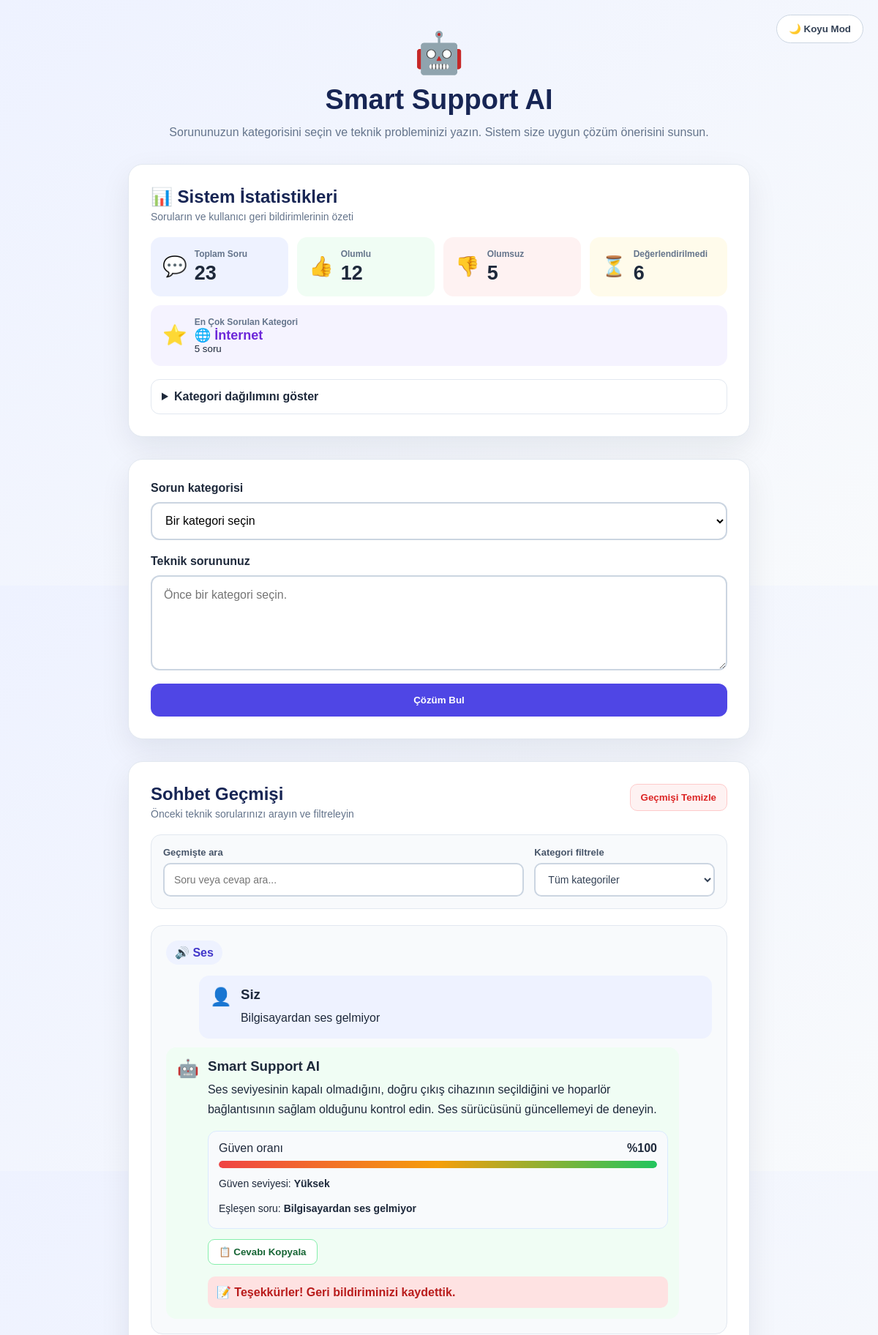
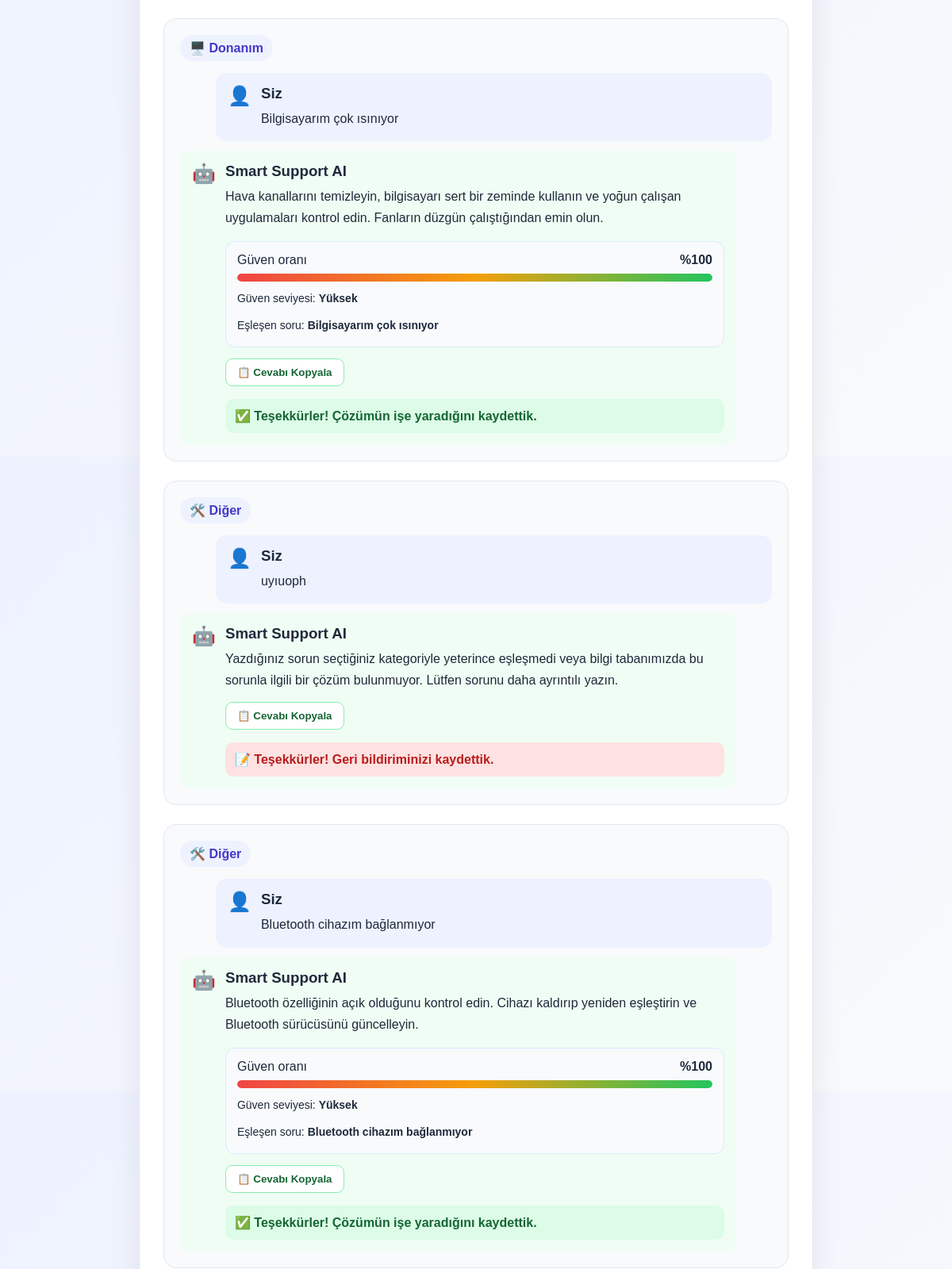
The page / (upper part) on the database its author committed (2 pictures, top to bottom).
### tables this page shows
CREATE TABLE chats (
                id TEXT PRIMARY KEY,
                question TEXT NOT NULL,
                answer TEXT NOT NULL,
                category TEXT NOT NULL,
                category_name TEXT NOT NULL,
                feedback TEXT,
                created_at TIMESTAMP DEFAULT CURRENT_TIMESTAMP
            , confidence_score INTEGER DEFAULT 0, confidence_level TEXT, matched_question TEXT, suggestion TEXT, match_type TEXT);

### backend/app.py (the view, shortened to what this page needs)
@app.route(
    "/",
    methods=[
        "GET",
        "POST"
    ]
)
def home():
    chat_history = prepare_chat_history(
        get_all_chats()
    )
    category_questions = {
        category_key: get_questions_by_category(
            category_key
        )
        for category_key in CATEGORIES
    }
    statistics = calculate_statistics(
        chat_history
    )
    return render_template(
        "index.html",
        chat_history=chat_history,
        categories=CATEGORIES,
        category_questions=category_questions,
        statistics=statistics
    )

### frontend/templates/index.html (shortened to what this page needs)
<!DOCTYPE html>
<html lang="tr">
<head>
    <link
        rel="stylesheet"
        href="{{ url_for('static', filename='style.css') }}"
    >
</head>
<body>
    <button
        type="button"
        id="theme-button"
        class="theme-button"
        aria-label="Açık veya koyu temaya geç"
    >
    </button>
    <main class="container">
        <section class="header">
            <div class="logo">
                🤖
            </div>
            <h1>
                Smart Support AI
            </h1>
            <p>
                Sorununuzun kategorisini seçin ve teknik probleminizi yazın.
                Sistem size uygun çözüm önerisini sunsun.
            </p>
        </section>
        <section class="statistics-section">
            <div class="statistics-header">
                <h2>
                    📊 Sistem İstatistikleri
                </h2>
                <p>
                    Soruların ve kullanıcı geri bildirimlerinin özeti
                </p>
            </div>
            <div class="statistics-grid">
                <article class="stat-card">
                    <div class="stat-icon">
                        💬
                    </div>
                    <div class="stat-content">
                        <span class="stat-title">
                            Toplam Soru
                        </span>
                        <strong class="stat-number">
                            {{ statistics.total_questions }}
                        </strong>
                    </div>
                </article>
                <article class="stat-card positive-stat">
                    <div class="stat-icon">
                        👍
                    </div>
                    <div class="stat-content">
                        <span class="stat-title">
                            Olumlu
                        </span>
                        <strong class="stat-number">
                            {{ statistics.positive_feedback }}
                        </strong>
                    </div>
                </article>
                <article class="stat-card negative-stat">
                    <div class="stat-icon">
                        👎
                    </div>
                    <div class="stat-content">
                        <span class="stat-title">
                            Olumsuz
                        </span>
                        <strong class="stat-number">
                            {{ statistics.negative_feedback }}
                        </strong>
                    </div>
                </article>
                <article class="stat-card waiting-stat">
                    <div class="stat-icon">
                        ⏳
                    </div>
                    <div class="stat-content">
                        <span class="stat-title">
                            Değerlendirilmedi
                        </span>
                        <strong class="stat-number">
                            {{ statistics.unanswered_feedback }}
                        </strong>
                    </div>
                </article>
                <article class="stat-card popular-stat">
                    <div class="stat-icon">
                        ⭐
                    </div>
                    <div class="stat-content">
                        <span class="stat-title">
                            En Çok Sorulan Kategori
                        </span>
                        <strong class="popular-category">
                            {{ statistics.most_used_category_name }}
                        </strong>
                        <small>
                            {{ statistics.most_used_category_count }} soru
                        </small>
                    </div>
                </article>
            </div>
            <details class="category-details">
                <summary>
                    Kategori dağılımını göster
                </summary>
            </details>
        </section>
        <section class="support-card">
            <form
                method="POST"
                action="{{ url_for('home') }}"
                id="support-form"
            >
                <label for="category">
                    Sorun kategorisi
                </label>
                <select
                    id="category"
                    name="category"
                    required
                >
                    <option value="" selected disabled>
                        Bir kategori seçin
                    </option>
                </select>
                <label
                    for="question"
                    class="question-label"
                >
                    Teknik sorununuz
                </label>
                <textarea
                    id="question"
                    name="question"
                    placeholder="Önce bir kategori seçin."
                    required
                ></textarea>
                <button
                    type="submit"
                    class="solution-button"
                >
                    Çözüm Bul
                </button>
            </form>
        </section>
        {% if chat_history %}
            <section class="history-section">
                <div class="history-header">
                    <div>
                        <h2>
                            Sohbet Geçmişi
                        </h2>
                        <p>
                            Önceki teknik sorularınızı arayın ve filtreleyin
                        </p>
                    </div>
                    <form
                        method="POST"
                        action="{{ url_for('clear_history') }}"
                    >
                        <button
                            type="submit"
                            class="clear-button"
                        >
                            Geçmişi Temizle
                        </button>
                    </form>
                </div>
                <div class="history-tools">
                    <div class="history-search-group">
                        <label for="history-search">
                            Geçmişte ara
                        </label>
                        <input
                            type="search"
                            id="history-search"
                            class="history-search"
                            placeholder="Soru veya cevap ara..."
                            autocomplete="off"
                        >
                    </div>
                    <div class="history-filter-group">
                        <label for="history-category-filter">
                            Kategori filtrele
                        </label>
                        <select
                            id="history-category-filter"
                            class="history-category-filter"
                        >
                            <option value="all">
                                Tüm kategoriler
                            </option>
                        </select>
                    </div>
                </div>
                <div class="chat-list">
                    {% for chat in chat_history|reverse %}
                        <article
                            class="chat-item"
                            id="chat-{{ chat.id }}"
                            data-category="{{ chat.category }}"
                            data-search-text="{{ chat.question }} {{ chat.answer }}"
                        >
                            <div class="chat-category">
                                {{ chat.category_name }}
                            </div>
                            <div class="message user-message">
                                <div class="message-icon">
                                    👤
                                </div>
                                <div class="message-content">
                                    <h3>
                                        Siz
                                    </h3>
                                    <p>
                                        {{ chat.question }}
                                    </p>
                                </div>
                            </div>
                            <div class="message bot-message">
                                <div class="message-icon">
                                    🤖
                                </div>
                                <div class="message-content">
                                    <h3>
                                        Smart Support AI
                                    </h3>
                                    <p class="answer-text">
                                        {{ chat.answer }}
                                    </p>
                                    {% if chat.match_type == "exact" or chat.match_type == "hybrid" %}
    <div class="ai-match-info">
        <div class="confidence-row">
            <span>
                Güven oranı
            </span>
            <strong>
                %{{ chat.confidence_score }}
            </strong>
        </div>
        <div class="confidence-bar">
            <div
                class="confidence-fill"
                style="width: {{ chat.confidence_score }}%;"
            ></div>
        </div>
        <p class="confidence-level">
            Güven seviyesi:
            <strong>
                {{ chat.confidence_level }}
            </strong>
        </p>
        {% if chat.matched_question %}
            <p class="matched-question">
                Eşleşen soru:
                <strong>
                    {{ chat.matched_question }}
                </strong>
            </p>
        {% endif %}
    </div>
{% endif %}
                                    <div class="answer-actions">
                                        <button
                                            type="button"
                                            class="copy-button"
                                        >
                                            📋 Cevabı Kopyala
                                        </button>
                                        {% if not chat.feedback %}
                                            <div class="feedback-area">
                                                <span class="feedback-question">
                                                    Bu çözüm işe yaradı mı?
                                                </span>
                                                <div class="feedback-buttons">
                                                    <form
                                                        method="POST"
                                                        action="{{ url_for('save_feedback', chat_id=chat.id) }}"
                                                    >
                                                        <input
                                                            type="hidden"
                                                            name="feedback"
                                                            value="positive"
                                                        >
                                                        <button
                                                            type="submit"
                                                            class="feedback-button positive-button"
                                                        >
                                                            👍 İşe yaradı
                                                        </button>
                                                    </form>
                                                    <form
                                                        method="POST"
                                                        action="{{ url_for('save_feedback', chat_id=chat.id) }}"
                                                    >
                                                        <input
                                                            type="hidden"
                                                            name="feedback"
                                                            value="negative"
                                                        >
                                                        <button
                                                            type="submit"
                                                            class="feedback-button negative-button"
                                                        >
                                                            👎 İşe yaramadı
                                                        </button>
                                                    </form>
                                                </div>
                                            </div>
                                        {% elif chat.feedback == "positive" %}
                                            <div class="feedback-result positive-result">
                                                ✅ Teşekkürler! Çözümün işe
                                                yaradığını kaydettik.
                                            </div>
                                        {% elif chat.feedback == "negative" %}
                                            <div class="feedback-result negative-result">
                                                📝 Teşekkürler! Geri bildiriminizi
                                                kaydettik.
                                            </div>
                                        {% endif %}
                                    </div>
                                </div>
                            </div>
                        </article>
                    {% endfor %}
                </div>
            </section>
        {% endif %}
    </main>
</body>
</html>

### rows shown on the page
chats: category_name "🔊 Ses", question "Bilgisayardan ses gelmiyor", answer "Ses seviyesinin kapalı olmadığını, doğru çıkış cihazının seçildiğini ve hoparlör bağlantısının sağlam olduğunu kontrol edin. Ses sürücüsünü güncellemeyi de deneyin.", confidence_score "100", confidence_level "Yüksek", matched_question "Bilgisayardan ses gelmiyor", shows "📝 Teşekkürler! Geri bildiriminizi kaydettik."
chats: category_name "🖥️ Donanım", question "Bilgisayarım çok ısınıyor", answer "Hava kanallarını temizleyin, bilgisayarı sert bir zeminde kullanın ve yoğun çalışan uygulamaları kontrol edin. Fanların düzgün çalıştığından emin olun.", confidence_score "100", confidence_level "Yüksek", matched_question "Bilgisayarım çok ısınıyor", shows "✅ Teşekkürler! Çözümün işe yaradığını kaydettik."
chats: category_name "🛠️ Diğer", question "uyıuoph", answer "Yazdığınız sorun seçtiğiniz kategoriyle yeterince eşleşmedi veya bilgi tabanımızda bu sorunla ilgili bir çözüm bulunmuyor. Lütfen sorunu daha ayrıntılı yazın.", shows "📝 Teşekkürler! Geri bildiriminizi kaydettik."
chats: category_name "🛠️ Diğer", question "Bluetooth cihazım bağlanmıyor", answer "Bluetooth özelliğinin açık olduğunu kontrol edin. Cihazı kaldırıp yeniden eşleştirin ve Bluetooth sürücüsünü güncelleyin.", confidence_score "100", confidence_level "Yüksek", matched_question "Bluetooth cihazım bağlanmıyor", shows "✅ Teşekkürler! Çözümün işe yaradığını kaydettik."

### other values the page prints
{{ statistics.total_questions }} "23"
{{ statistics.positive_feedback }} "12"
{{ statistics.negative_feedback }} "5"
{{ statistics.unanswered_feedback }} "6"
{{ statistics.most_used_category_name }} "🌐 İnternet"
{{ statistics.most_used_category_count }} "5"
